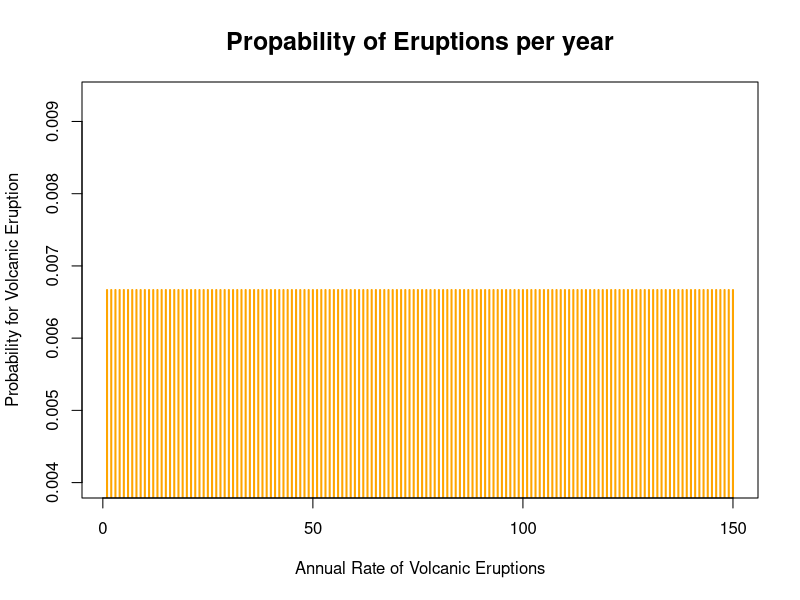
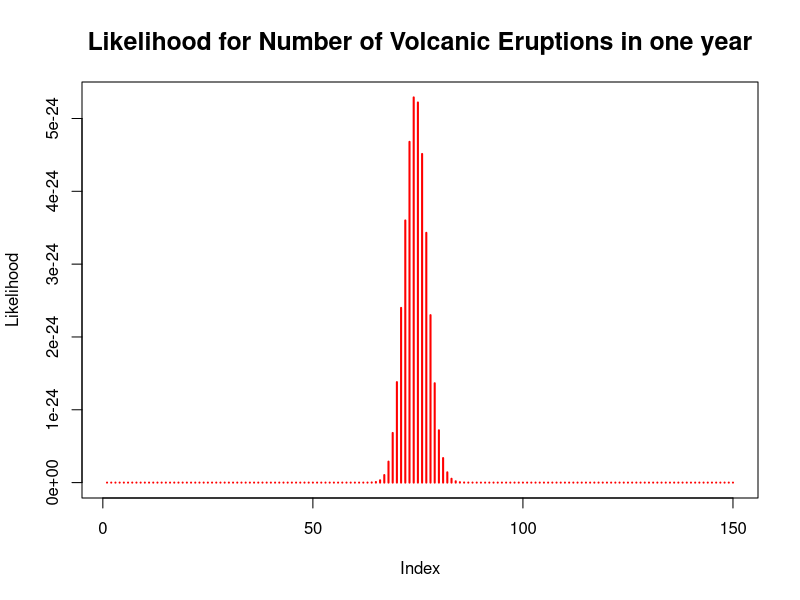
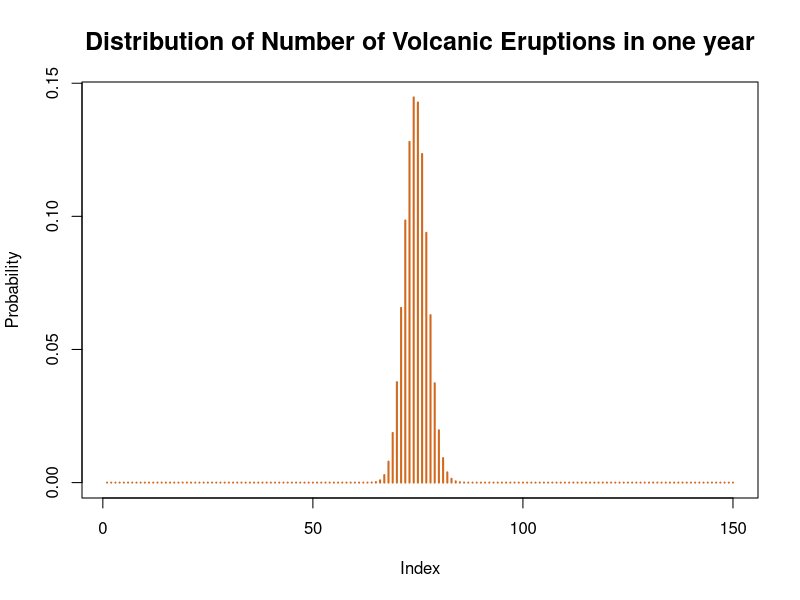
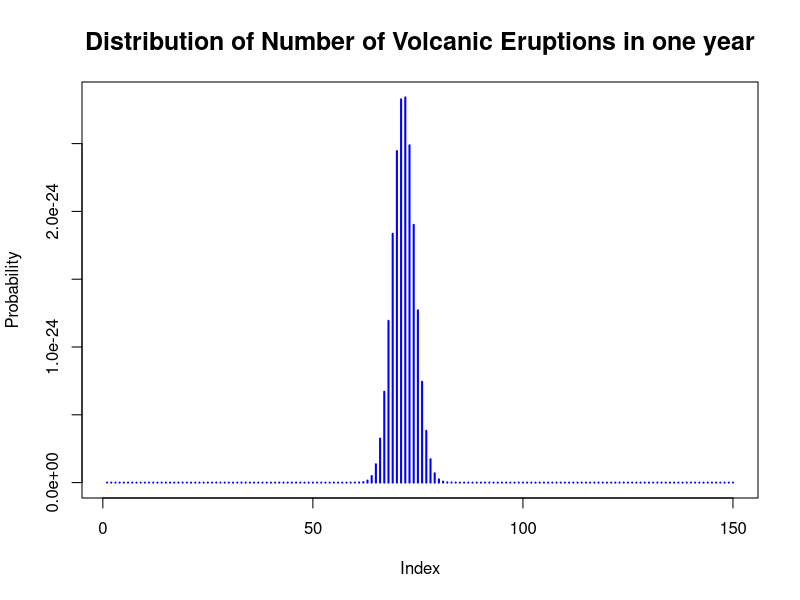

These figures' R source, in order:
## ---- chunk 1
knitr::opts_chunk$set(echo = TRUE)
## ---- chunk 2
erup <- c(50, 89, 77, 103, 70, 45, 63, 99, 67, 81)                          # Nr. of eruptions per year
prior_lambda <- 1:150
prior_prob <- rep(1 / length(prior_lambda), length(prior_lambda))
## ---- chunk 3
plot(prior_prob, type = "h", lwd = "2",  col = "orange",
     main = "Propability of Eruptions per year",
     xlab = "Annual Rate of Volcanic Eruptions",
     ylab = "Probability for Volcanic Eruption",
     cex.lab = 1, cex.main = 1.5)
## ---- chunk 4
likeli <- rep(NA, length(prior_lambda))
for (i in 1:length(prior_lambda)){
  likeli[i] <- prod(dpois(erup, i))
}
## ---- chunk 5
plot(prior_lambda, likeli, type = "h", lwd = "2",  col = "red",
     main = "Likelihood for Number of Volcanic Eruptions in one year",
     xlab = "Index",
     ylab = "Likelihood",
     cex.lab = 1, cex.main = 1.5)
## ---- chunk 6
posterior <- likeli * prior_prob
posterior <- posterior / sum(posterior)
plot(prior_lambda, posterior, type = "h", lwd = "2",  col = "chocolate",
     main = "Distribution of Number of Volcanic Eruptions in one year",
     xlab = "Index",
     ylab = "Probability",
     cex.lab = 1, cex.main = 1.5)
## ---- chunk 7
like <- matrix(NA, length(erup), length(prior_lambda))
for (i in 1:length(erup)){
  like[i,] <- dpois(prior_lambda, erup[i])
}
## ---- chunk 8
plot(apply(like, 2, prod), type ="h", lwd = "2",  col = "blue",
     main = "Distribution of Number of Volcanic Eruptions in one year",
     xlab = "Index",
     ylab = "Probability",
     cex.lab = 1, cex.main = 1.5)
